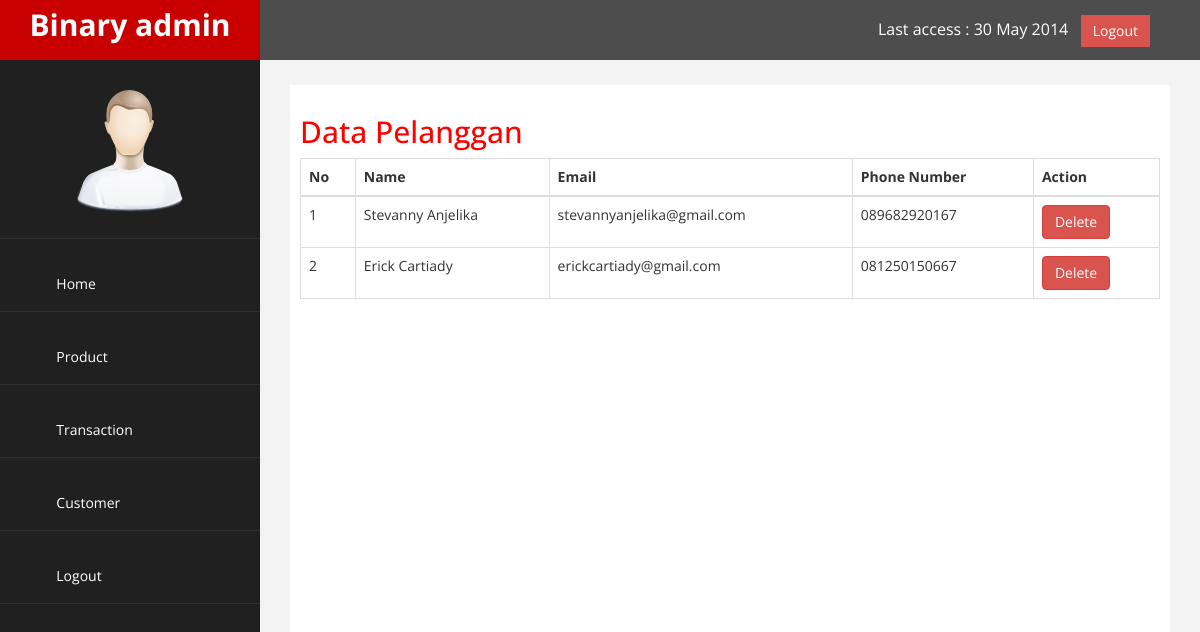
Page /admin/index.php?halaman=pelanggan (signed in) on the committed database.
### tables this page shows
CREATE TABLE `pelanggan` (
  `id_pelanggan` int(11) NOT NULL,
  `email_pelanggan` varchar(100) NOT NULL,
  `password_pelanggan` varchar(50) NOT NULL,
  `nama_pelanggan` varchar(100) NOT NULL,
  `telepon_pelanggan` varchar(25) NOT NULL
);

### admin/pelanggan.php (the view)
<h2>Data Pelanggan</h2>
<table class="table table-bordered">
    <thead>
        <tr>
            <th>No</th>
            <th>Name</th>
            <th>Email</th>
            <th>Phone Number</th>
            <th>Action</th>
        </tr>
    </thead>
    <tbody>
        <?php
            $nomor=1;
        ?>
        <?php
            $ambil = $koneksi->query("SELECT * FROM pelanggan");
        ?>
        <?php
            while($pecah = $ambil->fetch_assoc()){
        ?>
    <tr>
            <td><?php echo $nomor;?></td>
            <td><?php echo $pecah['nama_pelanggan'];?></td>
            <td><?php echo $pecah['email_pelanggan'];?></td>
            <td><?php echo $pecah['telepon_pelanggan'];?></td>
            <td>
                <a href="" class="btn-danger btn">Delete</a>
            </td>
        </tr>
        <?php
            $nomor++;
        ?>
        <?php
            }
        ?>
    </tbody>
</table>

### admin/assets/css/custom.css (style rules this page uses)
body { font-family: 'Open Sans', sans-serif; }
h2 { color: #f00; }

### rows in the picture
pelanggan: nama_pelanggan "Stevanny Anjelika", email_pelanggan "stevannyanjelika@gmail.com", telepon_pelanggan "089682920167"
pelanggan: nama_pelanggan "Erick Cartiady", email_pelanggan "erickcartiady@gmail.com", telepon_pelanggan "081250150667"
